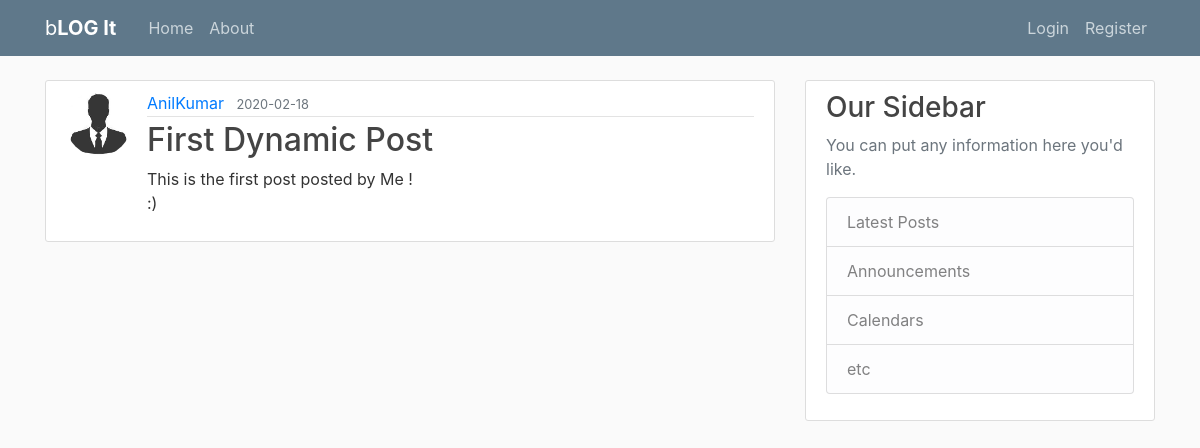
/post/1, run on the app's committed database.
### flaskblog/models.py (models this page shows, shortened)
class User(db.Model, UserMixin):
    id = db.Column(db.Integer,primary_key=True)
    username = db.Column(db.String(20),nullable=False,unique=True)
    email = db.Column(db.String(50),nullable=False,unique=True)
    profile_pic = db.Column(db.String, default='default.jpg')
    password = db.Column(db.String,nullable=False)
    posts = db.relationship('Post',backref='author',lazy=True)

class Post(db.Model):
    id = db.Column(db.Integer,primary_key=True)
    title = db.Column(db.String(100),nullable=False)
    date_posted = db.Column(db.DateTime,nullable=False,default=datetime.utcnow)
    content = db.Column(db.String(500),nullable=False)
    user_id = db.Column(db.Integer,db.ForeignKey('user.id'),nullable=False)

### flaskblog/posts/routes.py (the view)
@posts.route('/post/<int:post_id>')
def post(post_id):
    post = Post.query.get_or_404(post_id)
    return render_template('post.html', post=post, title=post.title)

### flaskblog/templates/post.html (shortened to what this page needs)
{% extends "layout.html" %}
{%block content%}
    <article class="media content-section">
        <img class="rounded-circle article-img" src="{{ url_for('static',filename='profile_pics/'+ post.author.profile_pic)}}">
            <div class="media-body">
              <div class="article-metadata">
                <a class="mr-2" href="{{ url_for('users.user_posts',username=post.author.username) }}">{{ post.author.username }}</a>
                <small class="text-muted">{{ post.date_posted.strftime('%Y-%m-%d') }}</small>
              </div>
              <h2 class="article-title">{{ post.title }}</h2>
              <p class="article-content">{{ post.content }}</p>
            </div>
          </article>
{% endblock content%}

### flaskblog/static/main.css (style rules this page uses)
body { background: #fafafa; color: #333333; margin-top: 5rem; }
h1, h2, h3, h4, h5, h6 { color: #444444; }
.content-section { background: #ffffff; padding: 10px 20px; border: 1px solid #dddddd; border-radius: 3px; margin-bottom: 20px; }
.article-title { color: #444444; }
.article-content { white-space: pre-line; }
.article-img { height: 65px; width: 65px; margin-right: 16px; }
.article-metadata { padding-bottom: 1px; margin-bottom: 4px; border-bottom: 1px solid #e3e3e3 }

### data on the page
User: profile_pic (placeholder picture), author.username "AnilKumar"
Post: date_posted "2020-02-18", title "First Dynamic Post", content "This is the first post posted by Me ! :)"
